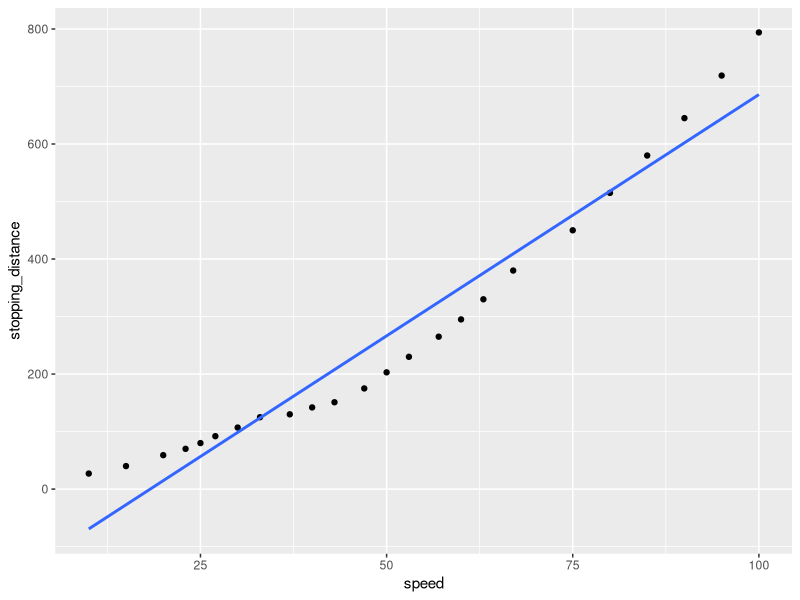
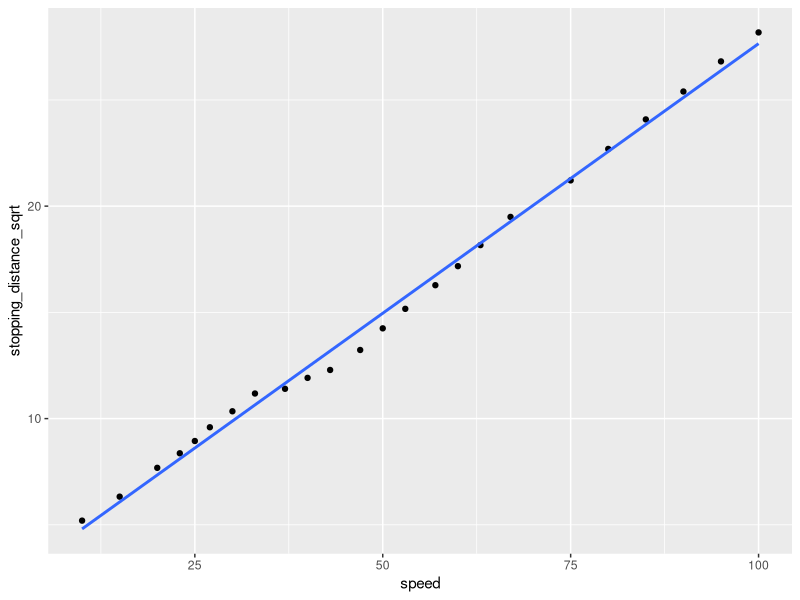
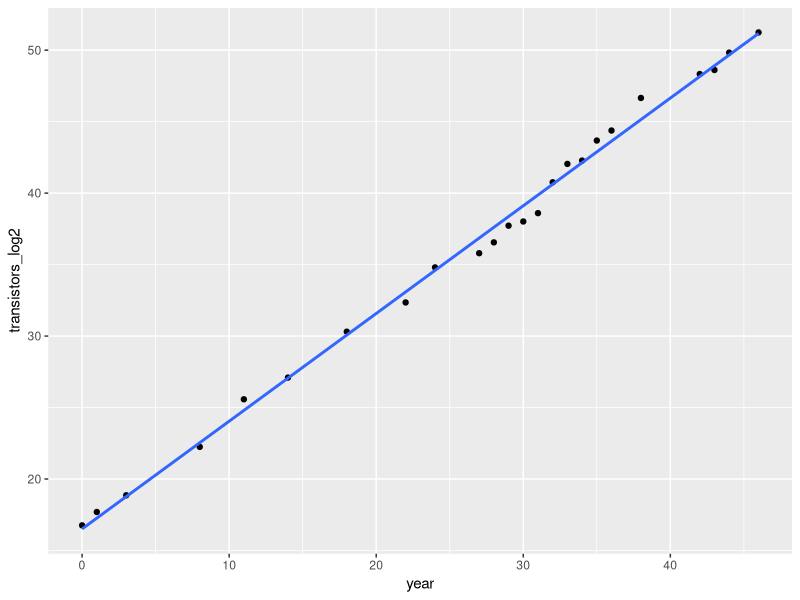
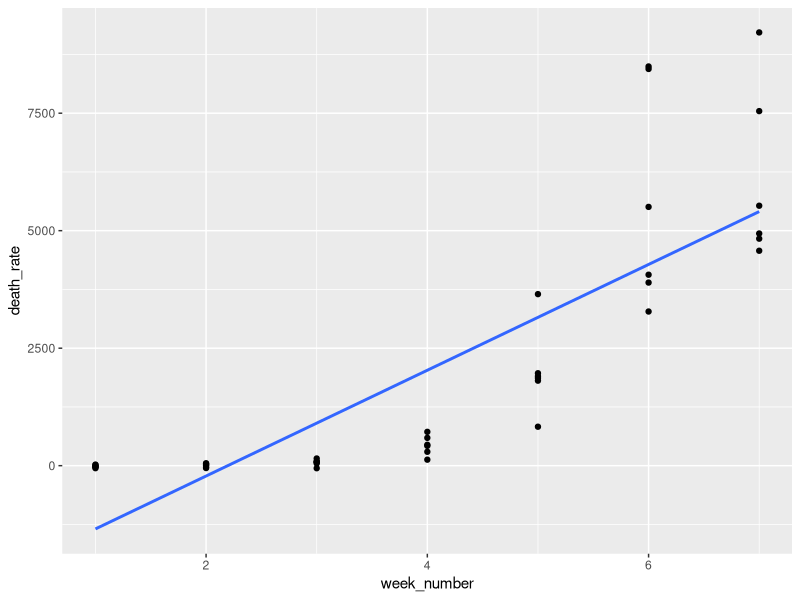
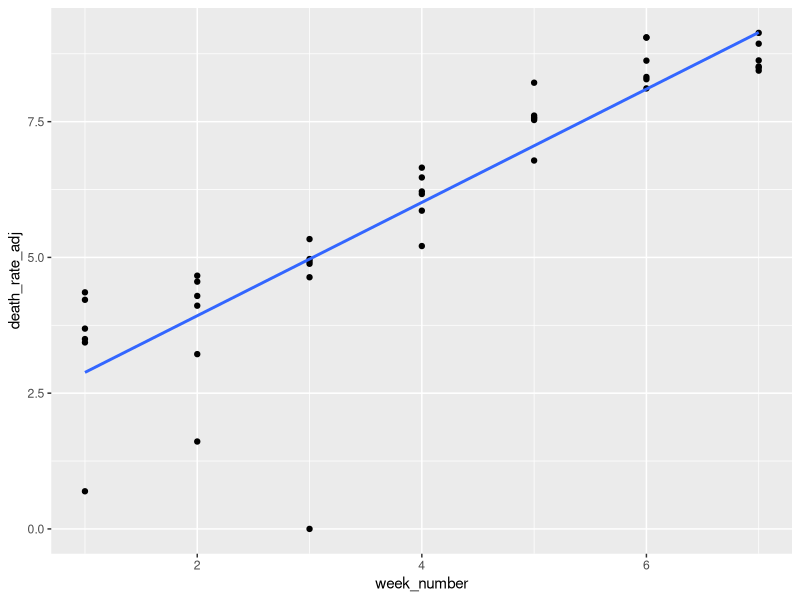
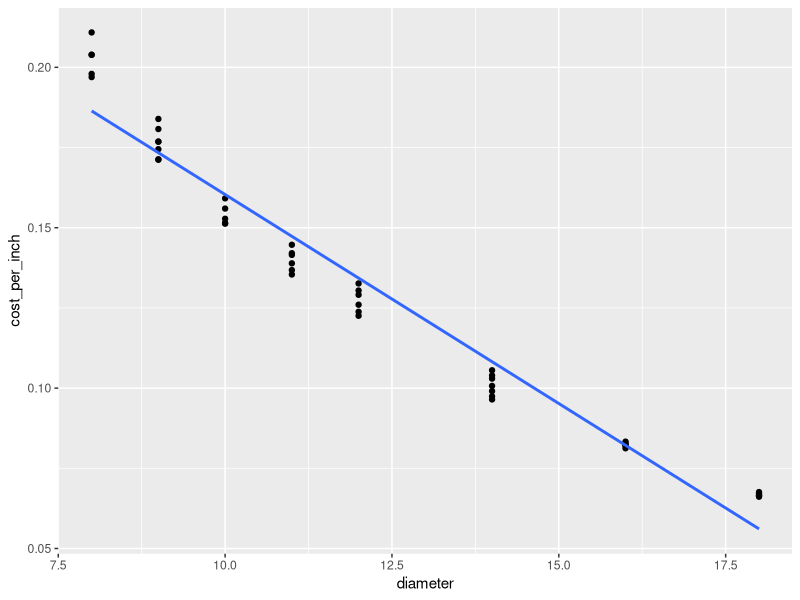
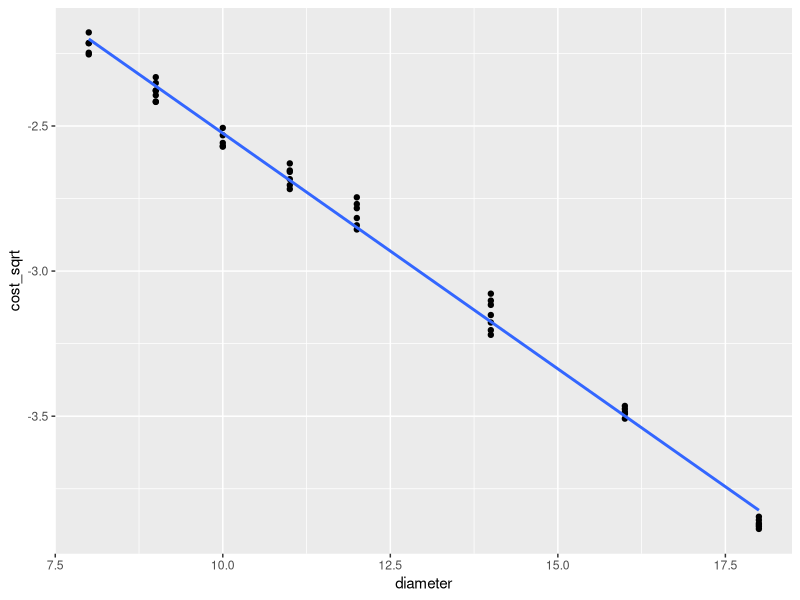

Recreate these plots in R, in order.
## ---- chunk 1
library(tidyverse)
library(lubridate)
library(MASS)
## ---- chunk 2
speed_x <- c(10, 15, 20, 23, 25, 27, 30, 33, 37, 40, 43, 47, 50, 53, 57, 60, 63, 67, 75, 80, 85, 90, 95, 100)
stopping_distance_y <- c(27, 40, 59, 70, 80, 92, 107, 125, 130, 142, 151, 175, 203, 230, 265, 295, 330, 380, 450, 515, 580, 645, 719, 794)

braking <- tibble(speed = speed_x, stopping_distance = stopping_distance_y)


# Transformation
braking <-
  braking %>%
  mutate(stopping_distance_log10 = log10(stopping_distance)) %>%
  mutate(stopping_distance_sqrt = sqrt(stopping_distance))

# Linear Regression Models
lm_fit_braking <- lm(stopping_distance ~ speed, data = braking)
lm_fit_braking2 <- lm(stopping_distance_log10 ~ speed, data = braking)
lm_fit_braking3 <- lm(stopping_distance_sqrt ~ speed, data = braking)

summary(lm_fit_braking)
summary(lm_fit_braking3)

# plot(lm_fit_braking)
# plot(lm_fit_braking3)

# Plot Section of LM Line
ggplot(data = braking, aes(x = speed, y = stopping_distance)) +
  geom_point() +
  geom_smooth(method = "lm", se = FALSE)

ggplot(data = braking, aes(x = speed, y = stopping_distance_sqrt)) +
  geom_point() +
  geom_smooth(method = "lm", se = FALSE)

# Prediction Section
prediction_braking <- tibble(speed = 75)

prediction_braking_not_transformed <- predict(lm_fit_braking, newdata = prediction_braking)
prediction_braking_transformed <- predict(lm_fit_braking3, newdata = prediction_braking)

prediction_braking_transformed <- prediction_braking_transformed^2

# Prediction Outcome for Not Transformed and Transformed Data
prediction_braking_not_transformed
prediction_braking_transformed
## ---- chunk 3
moores_law <- read_csv("Moores law.csv")


moores_law_transform <-
  moores_law %>%
  rename(transistors = `Transistors per microprocessor`) %>%
  transmute(
    year = Year - 1971, transistors = transistors,
    transistors_sqrt = sqrt(transistors),
    transistors_log = log10(transistors),
    transistors_log2 = 1.5 * log2(transistors)
  )

moores_law_transform

ggplot(data = moores_law_transform, aes(x = year, y = transistors_log2)) +
  geom_point() +
  geom_smooth(method = "lm", se = FALSE)


lm_fit_moores_transform_log <- lm(transistors_log ~ year, data = moores_law_transform)
lm_fit_moores_transform_log2 <- lm(transistors_log2 ~ year, data = moores_law_transform)

summary(lm_fit_moores_transform_log)

prediction_moores <- tibble(year = 2017 - 1971)

prediction_moores_transformed <- predict(lm_fit_moores_transform_log, newdata = prediction_moores)
prediction_moores_transformed <- 10^prediction_moores_transformed

prediction_moores_transformed

slope_moores <- lm_fit_moores_transform_log$coefficients[2]
intercept_moores <- lm_fit_moores_transform_log$coefficients[1]

year_one <- (0 * slope_moores + intercept_moores)

year_one <- 10^year_one
year_two <- (1 * slope_moores + intercept_moores)
year_two <- 10^year_two

percent_dif <- (((year_two) - (year_one)) / (year_one)) * 100
## ---- chunk 4
flu_data <- read_csv("bird_flu_webassign.csv")

# Original Tidy of Data
flu_data <-
  flu_data %>%
  rename(
    week_ending = `week ending`,
    week_number = `week number`,
    death_rate = `excess weekly death rate (annual basis)`,
    city = `...4`
  ) %>%
  arrange(week_number)

# Transforming data to fit Linear Regression
flu_data_trans <-
  flu_data %>%
  mutate(
    death_rate_adj = log(death_rate + 55),
    week_number <- week_number
  )
flu_data_trans

# Box Cox Transformation on non-negative data to get type of transformation

# bc <- boxcox(death_rate_adj ~ week_number, data = flu_data_trans)
#
# lambda <- bc$x[which.max(bc$y)]
# lambda

# Original Linear Regression
lm_fit_flu <- lm(death_rate ~ week_number, data = flu_data)
# Transformed Linear Regression
lm_fit_flu_trans <- lm(death_rate_adj ~ week_number, data = flu_data_trans)

summary(lm_fit_flu)
summary(lm_fit_flu_trans)

# Plotting Section
ggplot(data = flu_data, aes(x = week_number, y = death_rate)) +
  geom_point() +
  geom_smooth(method = "lm", se = FALSE)

ggplot(data = flu_data_trans, aes(x = week_number, y = death_rate_adj)) +
  geom_point() +
  geom_smooth(method = "lm", se = FALSE)

# Prediction of New Variables
p_flu <- tibble(week_number = 4)

p_flu_orig <- predict(lm_fit_flu, newdata = p_flu)
p_flu_new <- predict(lm_fit_flu_trans, newdata = p_flu)
p_flu_new <- exp(p_flu_new)
p_flu_new
## ---- chunk 5
pizza <- read_csv("pizza.csv")

pizza <-
  pizza %>%
  rename(
    diameter = `diameter (inches)`,
    cost_per_inch = `cost /sq inch ($)`
  )
# Transform y to -1/sqrt(y)
pizza <-
  pizza %>%
  mutate(
    cost_sqrt = -(1 / sqrt(cost_per_inch)),
    dia_sqrt = log(diameter)
  )

pizza
lm_fit_pizza <- lm(cost_per_inch ~ diameter, data = pizza)
lm_fit_pizza_adj <- lm(cost_sqrt ~ diameter, data = pizza)

summary(lm_fit_pizza)
summary(lm_fit_pizza_adj)

ggplot(data = pizza, aes(x = diameter, y = cost_per_inch)) +
  geom_point() +
  geom_smooth(method = "lm", se = FALSE)
ggplot(data = pizza, aes(x = diameter, y = cost_sqrt)) +
  geom_point() +
  geom_smooth(method = "lm", se = FALSE)

p_pizza <- tibble(diameter = 13)

p_pizza_trans <- predict(lm_fit_pizza_adj, newdata = p_pizza)

p_pizza_trans <- (1 / (-p_pizza_trans)^2)
p_pizza_trans
# Area of 13 inch Pizza
area_pizza <- pi * (13 / 2)^2
area_pizza

# Cost of Total 13 Inch Pizza
p_pizza_trans * area_pizza
